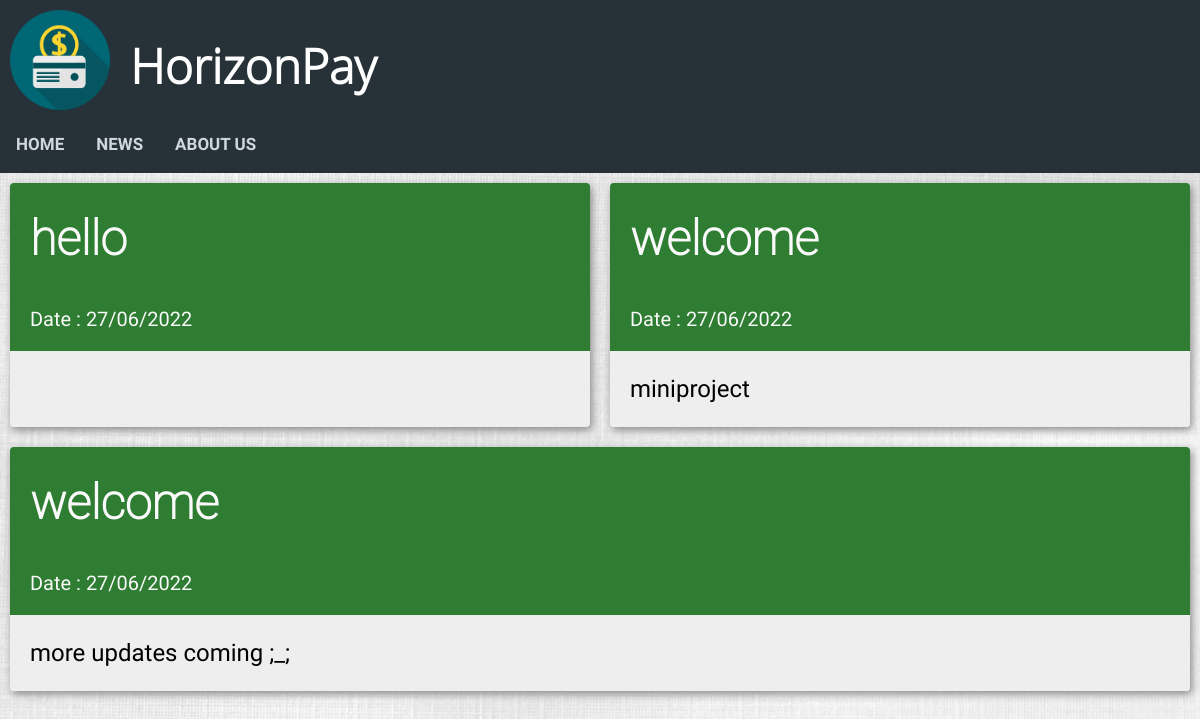
Page /news.php on the committed database.
### tables this page shows
CREATE TABLE `news` (
  `id` int(10) NOT NULL,
  `title` varchar(50) NOT NULL,
  `created` datetime NOT NULL
);

CREATE TABLE `news_body` (
  `id` int(10) UNSIGNED NOT NULL,
  `body` text DEFAULT NULL
);

### news.php (the view, shortened to what this page needs)
<?php
    include "header.php";
    include "navbar.php";
    include "connect.php";
?>
<!DOCTYPE html>
<html>
<head>
    <link rel="stylesheet" href="./css/news_style.css">
</head>
<body>
    <div class="flex-container">
        <?php
            $sql0 = "SELECT id, title, created FROM news ORDER BY created DESC";
            $result = $conn->query($sql0);
            if ($result->num_rows > 0) {
            while($row = $result->fetch_assoc()) {
                $id = $row["id"];
                $sql1 = "SELECT body FROM news_body WHERE id=$id";
                $result1 = $conn->query($sql1); ?>
                <div class="flex-item">
                    <div class="flex-container-title">
                        <h1 id="title"><?php echo $row["title"] . "<br>"; ?></h1>
                    </div>
                    <div class="flex-container-title">
                        <p id="date"><?php echo "Date : " .
                            date("d/m/Y", strtotime($row["created"])); ?></p>
                    </div>
                    <div class="flex-container-body">
                        <p id="news_body"><?php while($row1 = $result1->fetch_assoc()) {
                            echo $row1["body"]; } ?></p>
                    </div>
                </div>
            <?php }
            } else {
                echo "No news available ! Please post some.";
            }
        ?>
    </div>
</body>
</html>

### css/header_style.css (style rules this page uses)
body { margin: 0; padding: 0; background-color: #FAFAFA; }
h1 { font-family: OpenSans-Light; color: white; font-size: 3rem; line-height: 3rem; margin-top: calc((1.5rem - 2rem) + 2.5rem); margin-bottom: 1.5rem; }

### css/news_style.css (style rules this page uses)
body, html { height: 100%; background: url(" /images/news.jpg") no-repeat center center fixed; background-size: cover; }
.flex-container { display: -webkit-flex; display: flex; width: auto; height: auto; -webkit-flex-wrap: wrap; flex-wrap: wrap; }
.flex-item { -webkit-flex-direction: column; flex-direction: column; flex: 1 1 550px; background-color: #EEEEEE; width: auto; height: auto; max-height: 65vh; margin: 10px; overflow-y: auto; box-shadow: 2px 3px 8px #888888; border-radius: 4px; }
.flex-container-title { display: -webkit-flex; display: flex; width: auto; height: auto; background-color: #2E7D32; }
.flex-container-body { display: -webkit-flex; display: flex; background-color: #EEEEEE; }
h1[id="title"] { margin-left: 20px; font-family: Roboto-Thin; color: #FAFAFA; }
p[id="date"] { font-size: 20px; color: #FAFAFA; margin-left: 20px; font-family: Roboto-Regular; }
p[id="news_body"] { font-size: 24px; margin-left: 20px; font-family: Roboto-Regular; }

### rows in the picture
news: title "hello", created "27/06/2022"
news: title "welcome", created "27/06/2022"
news_body: body "miniproject"
news: title "welcome", created "27/06/2022"
news_body: body "more updates coming ;_;"
